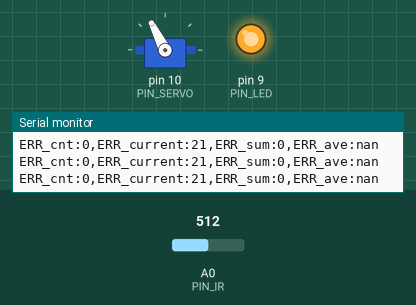
Simulated run of this sketch. Board: Arduino Uno, built with avr-gcc and run on an emulated ATmega328P. On the bench: servo, output pins drawn as LEDs (lit = HIGH), the last lines printed to the serial monitor. Inputs (shaded band) come from the test bench; at power-on: A0 (PIN_IR) = 512.

Above: at 1.2 s.
1.3 s: A0 (PIN_IR) set to 680
At 3.2 s:
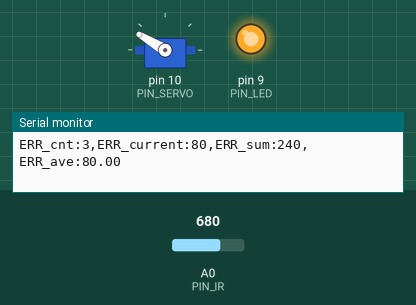
3.5 s: A0 (PIN_IR) set to 660
5.4 s: A0 (PIN_IR) set to 716
At 5.86 s:
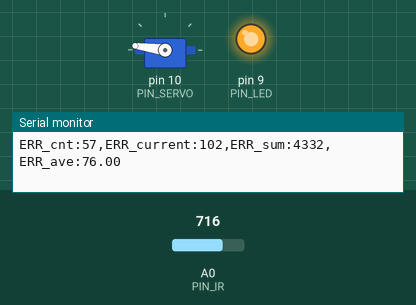
7.2 s: A0 (PIN_IR) set to 306
At 8.8 s:
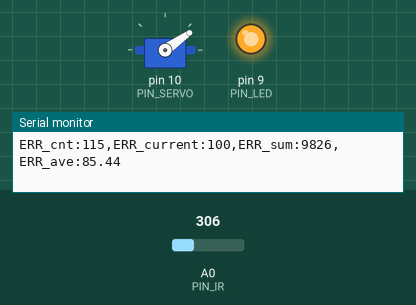
10.2 s: A0 (PIN_IR) set to 122
Timing chart, 0 to 31.5 s (numbered marks = the images above; inputs shaded):
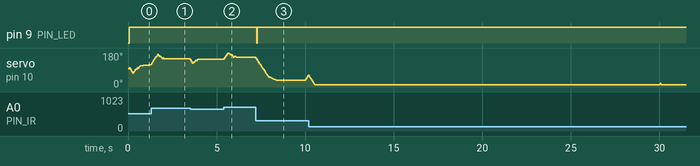

The sketch:

28_PID.ino
```cpp
#include <Servo.h>

// Arduino pin assignment
#define PIN_LED   9
#define PIN_SERVO 10
#define PIN_IR    A0

// Event interval parameters
#define _INTERVAL_DIST   50    // distance sensor interval (unit: ms)
//////////////// DO NOT modify below section!! //////////////////////////
#define _INTERVAL_SERVO   20     // servo interval (unit: ms)
#define _INTERVAL_SERIAL  100    // serial interval (unit: ms)
#define _INTERVAL_MOVE    10000  // Target move interval (unit: ms)
/////////////////////////////////////////////////////////////////////////

// EMA filter configuration for the IR distance sensor
#define _EMA_ALPHA 0.3    // EMA weight of new sample (range: 0 to 1)
                          // Setting EMA to 1 effectively disables EMA filter

// Servo adjustment - Set _DUTY_MAX, _NEU, _MIN with your own numbers
#define _DUTY_MAX 2410 // 2000
#define _DUTY_NEU 1530 // 1500
#define _DUTY_MIN 670 // 1000

#define _SERVO_ANGLE_DIFF  9.5  // Replace with |D - E| degree
#define _SERVO_SPEED       8  // servo speed

// PID parameters
#define _KP 3.8   // proportional gain
#define _KD 155   // derivative gain
#define _KI 0.25   // integral gain

// global variables

Servo myservo;      // Servo instance
float dist_ema;     // filtered distance

// Event periods
unsigned long last_sampling_time_dist, last_sampling_time_servo, last_sampling_time_serial; // unit: ms
bool event_dist, event_servo, event_serial; // event triggered?

//////////////// DO NOT modify below section!! /////////////////////////
unsigned long error_sum, error_cnt, toggle_cnt;
unsigned long last_sampling_time_move; // unit: msec
float dist_target = 55;

#define _TIME_TO_STABILIZE  3000  // time to control
#define _ERROR_ALLOWED      3     // allowable error (unit: mm)
////////////////////////////////////////////////////////////////////////

// Servo speed control
int duty_chg_per_interval;     // maximum duty difference per interval

// Servo position
int duty_target, duty_current;

// PID variables
int error_current, error_prev;
float pterm, dterm, iterm;

void setup() {
  // initialize GPIO pins
  pinMode(PIN_LED,OUTPUT);

  myservo.attach(PIN_SERVO);
  duty_target = duty_current = _DUTY_NEU;
  myservo.writeMicroseconds(duty_current);

  // convert angle speed into duty change per interval
  duty_chg_per_interval =
    (float)(_DUTY_MAX - _DUTY_MIN) * ((float)_SERVO_SPEED / _SERVO_ANGLE_DIFF) * (_INTERVAL_SERVO / 1000.0);

  // initialize serial port
  Serial.begin(1000000);
}

void loop() {
  unsigned long time_current = millis();

  // wait until next event time
  if (time_current >= (last_sampling_time_dist + _INTERVAL_DIST)) {
    last_sampling_time_dist += _INTERVAL_DIST;
    event_dist = true;
  }
  if (time_current >= (last_sampling_time_servo + _INTERVAL_SERVO)) {
    last_sampling_time_servo += _INTERVAL_SERVO;
    event_servo = true;
  }
  if (time_current >= (last_sampling_time_serial + _INTERVAL_SERIAL)) {
    last_sampling_time_serial += _INTERVAL_SERIAL;
    event_serial = true;
  }

//////////////// DO NOT modify below section!! /////////////////////////
  if (time_current >= (last_sampling_time_move + _INTERVAL_MOVE)) {
        last_sampling_time_move += _INTERVAL_MOVE;
        dist_target = 310 - dist_target;
        if (++toggle_cnt == 5) {
          Serial.println("--------------------------------------------------");
          Serial.print("ERR_cnt:");
          Serial.print(error_cnt);
          Serial.print(",ERR_sum:");
          Serial.print(error_sum);
          Serial.print(",ERR_ave:");
          Serial.println(error_sum / (float) error_cnt);
          exit(0);
        }
  }
////////////////////////////////////////////////////////////////////////

  if (event_dist) {
    float dist_filtered; // unit: mm
    int control;

    event_dist = false;

    // get a distance reading from the distance sensor
    dist_filtered = volt_to_distance(ir_sensor_filtered(75, 0.5, 0));
    dist_ema = _EMA_ALPHA * dist_filtered + (1.0 - _EMA_ALPHA) * dist_ema;

    // PID control logic
    error_current = dist_target - dist_ema;

//////////////// DO NOT modify below section!! /////////////////////////
    if (time_current >= last_sampling_time_move + _TIME_TO_STABILIZE) {
      error_cnt++;
      if (abs(error_current) > _ERROR_ALLOWED) {
        error_sum += abs(error_current);
      }
    }
    if (abs(error_current) <= _ERROR_ALLOWED) {
      digitalWrite(PIN_LED, 0);
    } else {
      digitalWrite(PIN_LED, 1);
    }
////////////////////////////////////////////////////////////////////////

    //pterm = _KP * error_current;
    //dterm = _KD * (error_current - error_prev);
    if (dist_target == 225) {
      pterm = (_KP * 1.7) * error_current;
      dterm = (_KD * 0.2) * (error_current - error_prev);
    }
    else {
      pterm = _KP * error_current;
      dterm = _KD * (error_current - error_prev);
    }
    iterm += _KI * error_current;

    if(iterm > 250) iterm = 250;
    else if(iterm < -250) iterm = -250;

    //if(abs(iterm) > 300) iterm = 0;

    control = pterm + dterm + iterm;
    error_prev = error_current;

    duty_target = _DUTY_NEU + control;

    // Limit duty_target within the range of [_DUTY_MIN, _DUTY_MAX]
    if (duty_target < _DUTY_MIN)
      duty_target = _DUTY_MIN; // lower limit
    if (duty_target > _DUTY_MAX)
      duty_target = _DUTY_MAX; // upper limit
  }

  if (event_servo) {
    event_servo = false;

    // adjust duty_current toward duty_target by duty_chg_per_interval
    if (duty_target > duty_current) {
      duty_current += duty_chg_per_interval;
      if (duty_current > duty_target)
        duty_current = duty_target;
    } else {
      duty_current -= duty_chg_per_interval;
      if (duty_current < duty_target)
        duty_current = duty_target;
    }

    // update servo position
    myservo.writeMicroseconds(duty_current);
  }

  if (event_serial) {
    event_serial = false;

    if (0) { // use for debugging with serial plotter
      Serial.print("MIN:0,MAX:310,TARGET:"); Serial.print(dist_target);
      Serial.print(",DIST:");                Serial.print(dist_ema);
      Serial.print(",ERR_ave(10X):");        Serial.println(error_sum / (float) error_cnt * 10);
    }

    if (0) { // use for debugging with serial monitor
      Serial.print("MIN:0,MAX:310,TARGET:"); Serial.print(dist_target);
      Serial.print(",DIST:");    Serial.print(dist_ema);
      Serial.print(",pterm:");   Serial.print(pterm);
      Serial.print(",dterm:");   Serial.print(dterm);
      Serial.print(",iterm:");   Serial.print(iterm);
      Serial.print(",ERR_cnt:"); Serial.print(error_cnt);
      Serial.print(",ERR_sum:"); Serial.print(error_sum);

      Serial.print(",ERR_current:"); Serial.print(abs(error_current));
      Serial.print(",ERR_ave:"); Serial.println(error_sum / (float) error_cnt);
    }

    if (1) { // use for evaluation
      Serial.print("ERR_cnt:");
      Serial.print(error_cnt);
      Serial.print(",ERR_current:");
      Serial.print(abs(error_current));
      Serial.print(",ERR_sum:");
      Serial.print(error_sum);
      Serial.print(",ERR_ave:");
      Serial.println(error_sum / (float) error_cnt);
    }
  }
}

float volt_to_distance(int a_value)
{
  // Replace next line into your own equation
  // return (6762.0 / (a_value - 9) - 4.0) * 10.0;
  return 966 - (4.65 * a_value) + (8.06E-03 * pow(a_value, 2)) - (4.95E-06 * pow(a_value, 3));;
}

int compare(const void *a, const void *b) {
  return (*(unsigned int *)a - *(unsigned int *)b);
}

unsigned int ir_sensor_filtered(unsigned int n, float position, int verbose)
{
  // Eliminate spiky noise of an IR distance sensor by repeating measurement and taking a middle value
  // n: number of measurement repetition
  // position: the percentile of the sample to be taken (0.0 <= position <= 1.0)
  // verbose: 0 - normal operation, 1 - observing the internal procedures, and 2 - calculating elapsed time.
  // Example 1: ir_sensor_filtered(n, 0.5, 0) => return the median value among the n measured samples.
  // Example 2: ir_sensor_filtered(n, 0.0, 0) => return the smallest value among the n measured samples.
  // Example 3: ir_sensor_filtered(n, 1.0, 0) => return the largest value among the n measured samples.

  // The output of Sharp infrared sensor includes lots of spiky noise.
  // To eliminate such a spike, ir_sensor_filtered() performs the following two steps:
  // Step 1. Repeat measurement n times and collect n * position smallest samples, where 0 <= postion <= 1.
  // Step 2. Return the position'th sample after sorting the collected samples.

  // returns 0, if any error occurs

  unsigned int *ir_val, ret_val;
  unsigned int start_time;

  if (verbose >= 2)
    start_time = millis();

  if ((n == 0) || (n > 100) || (position < 0.0) || (position > 1))
    return 0;

  if (position == 1.0)
    position = 0.999;

  if (verbose == 1) {
    Serial.print("n: "); Serial.print(n);
    Serial.print(", position: "); Serial.print(position);
    Serial.print(", ret_idx: ");  Serial.println((unsigned int)(n * position));
  }

  ir_val = (unsigned int *)malloc(sizeof(unsigned int) * n);
  if (ir_val == NULL)
    return 0;

  if (verbose == 1)
    Serial.print("IR:");

  for (int i = 0; i < n; i++) {
    ir_val[i] = analogRead(PIN_IR);
    if (verbose == 1) {
        Serial.print(" ");
        Serial.print(ir_val[i]);
    }
  }

  if (verbose == 1)
    Serial.print  ("  => ");

  qsort(ir_val, n, sizeof(unsigned int), compare);
  ret_val = ir_val[(unsigned int)(n * position)];

  if (verbose == 1) {
    for (int i = 0; i < n; i++) {
        Serial.print(" ");
        Serial.print(ir_val[i]);
    }
    Serial.print(" :: ");
    Serial.println(ret_val);
  }
  free(ir_val);

  if (verbose >= 2) {
    Serial.print("Elapsed time: "); Serial.print(millis() - start_time); Serial.println("ms");
  }

  return ret_val;
}
```

Measured:
- after the input at 7.2 s, pin 9 (PIN_LED): HIGH → LOW after 0.06 s, → HIGH 0.05 s later
